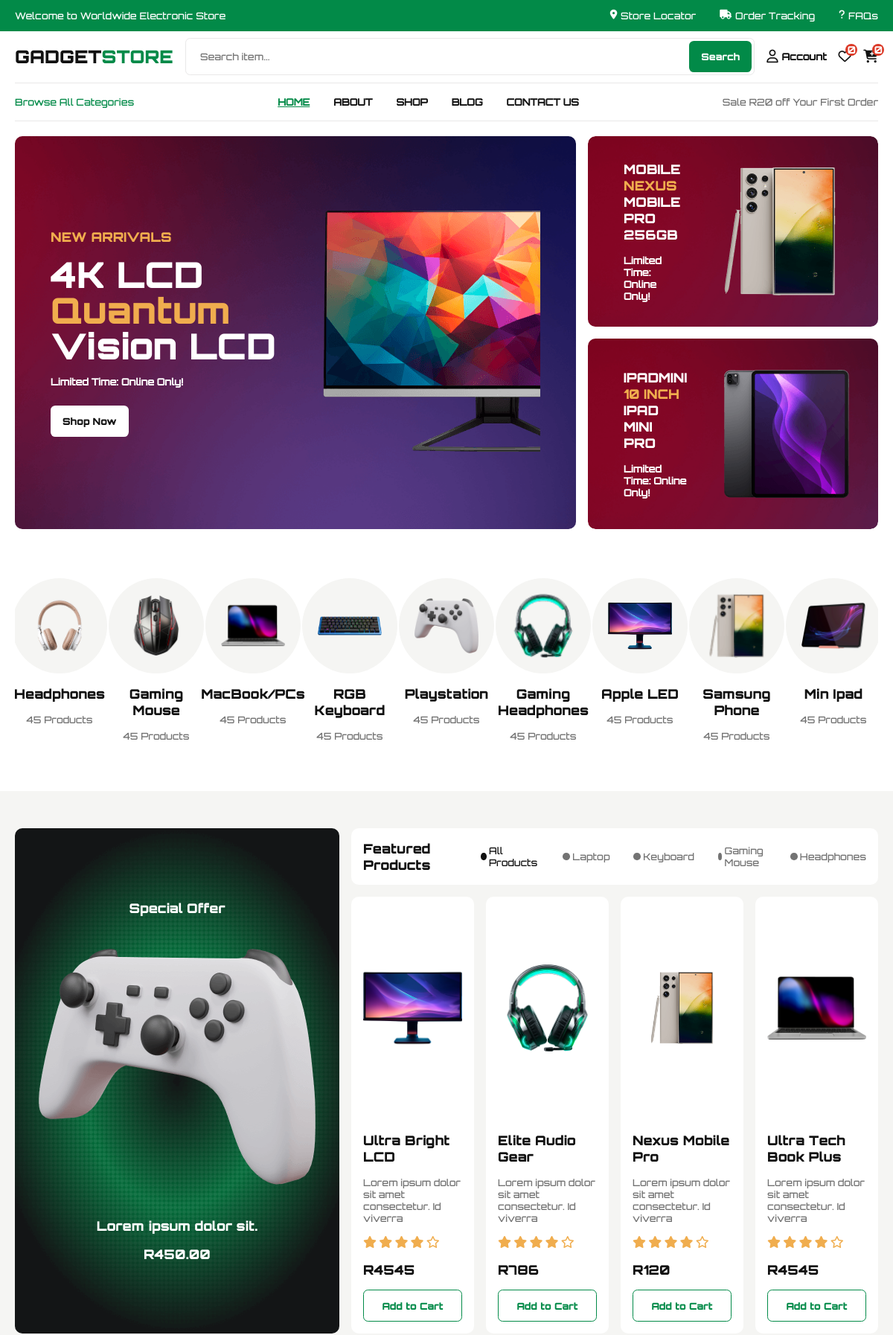
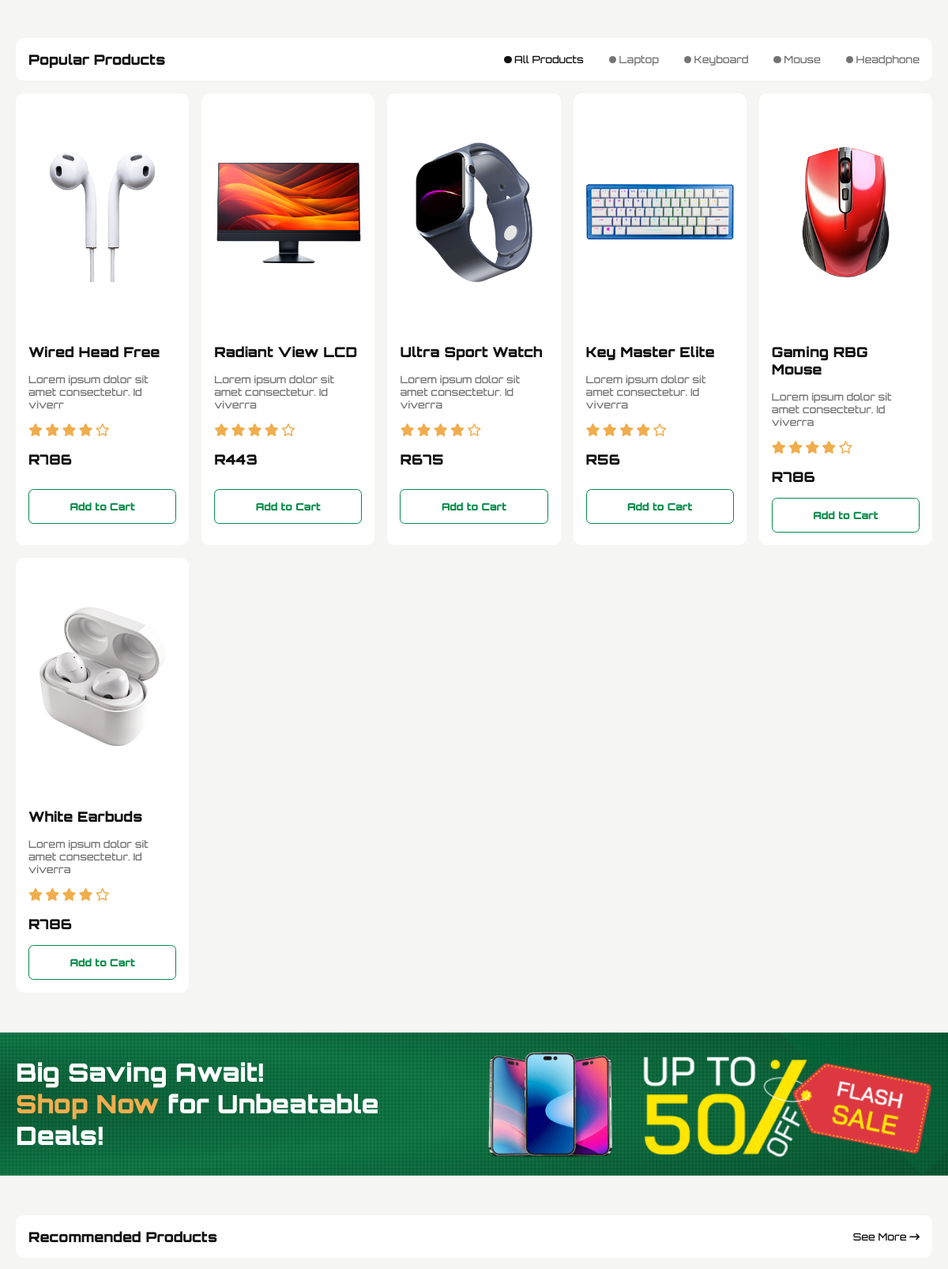
The page / (upper part) on the database its author committed (2 pictures, top to bottom).
### tables this page shows
CREATE TABLE `categories` (
  `id` int(10) NOT NULL,
  `category` varchar(30) NOT NULL,
  `photo` varchar(120) NOT NULL,
  `date` datetime(6) NOT NULL DEFAULT current_timestamp(6)
);

CREATE TABLE `products` (
  `id` int(10) NOT NULL,
  `title` varchar(120) NOT NULL,
  `category` varchar(50) NOT NULL,
  `price` varchar(50) NOT NULL,
  `qty` int(10) NOT NULL,
  `photo` varchar(120) NOT NULL,
  `description` varchar(255) NOT NULL,
  `date` datetime(6) NOT NULL DEFAULT current_timestamp(6)
);

### includes/functions.php (called while the page is built)
<?php
function getCartCount() {
    $cart = $_SESSION['cart'] ?? [];
    return array_sum($cart);
}
?>
<?php
function getWishlistCount() {
    $wishlist = $_SESSION['wishlist'] ?? [];
    return array_sum($wishlist);
}
?>

### sections/popular.php (the view, shortened to what this page needs)
<section class="popular section">
    <div class="container">
        <div class="title-filter">
            <h3>Popular Products</h3>
              <ul class="list">
                        <li class="active"><span></span>All Products</li>
                        <li><span></span>Laptop</li>
                        <li><span></span>Keyboard</li>
                        <li><span></span>Mouse</li>
                        <li><span></span>Headphone</li>
                    </ul>
        </div>
              <div class="wrapper">
                    <?php
                    include("./includes/db.php");
                    $sql = "SELECT * FROM products  ORDER BY id DESC LIMIT 6";
                    $results = mysqli_query($conn, $sql);
                    while($data = mysqli_fetch_array($results)){
                        ?>
                            <div class="container-box">
                               <div class="card">
                                 <div class="box-img">
                                    <img src="./<?php echo $data["photo"];?>" alt="" class="img-box">
                                </div>
                                <div class="text">
                                    <h3><?php echo $data["title"] ?></h3>
                                    <p><?php echo $data["description"] ?></p>
                                    <ul class="ratings">
                                        <li><i class="fa-solid fa-star"></i></li>
                                        <li><i class="fa-solid fa-star"></i></li>
                                        <li><i class="fa-solid fa-star"></i></li>
                                        <li><i class="fa-solid fa-star"></i></li>
                                        <li><i class="fa-regular fa-star"></i></li>
                                    </ul>
                                    <h3>R<?php echo $data["price"] ?></h3>
                                    <form action="addToCart.php" class="form" method="post">
                                        <div class="buttons">
                                            <input type="submit" value="Add to Cart" name="cart" class="btn">
                                        </div>
                                    </form>
                                </div>
                               </div>
                            </div>
                        <?php } ?>
                </div>
    </div>
</section>

### index.php (shortened to what this page needs)
<!DOCTYPE html>
<html lang="en">
<head>
     <link rel="stylesheet" href="./assets/swiper-bundle.min.css">
     <link rel="stylesheet" href="./assets/css/all.css">
      <link rel="stylesheet" href="./assets/css/all.min.css">
      <link rel="stylesheet" href="./assets/css/style.css">
</head>
<body>
   <?php include("./includes/templates/public/header.php")?>
   <?php include("./sections/hero.php") ?>
   <?php include("./sections/categories.php") ?>
   <?php include("./sections/featured.php") ?>
   <?php include("./sections/popular.php") ?>
   <?php include("./sections/cta.php") ?>
   <?php include("./sections/recommended.php") ?>
   <?php include("./includes/templates/public/footer.php") ?>
</body>
</html>

### includes/templates/public/header.php (shortened to what this page needs)
<?php
require 'includes/functions.php';
?>
<!DOCTYPE html>
<html lang="en">
<head>
</head>
<body>
    <header class="header frontend-header">
        <div class="top">
            <div class="container">
                <p>Welcome to Worldwide Electronic Store</p>
                <ul>
                    <li><i class="fa-solid fa-location-dot"></i>Store Locator</li>
                    <li><i class="fa-solid fa-truck"></i>Order Tracking</li>
                    <li><i class="fa-solid fa-question"></i>FAQs</li>
                </ul>
            </div>
        </div>
        <div class="middle">
            <div class="container">
                <div class="m-top">
                    <div class="logo">
                        <a href="index.php">
                            <h2>Gadget<span>Store</span></h2>
                        </a>
                    </div>
                    <div class="input-search">
                        <input type="text" class="search" placeholder="Search item...">
                        <div class="buttons">
                            <button class="btn">Search</button>
                        </div>
                    </div>
                    <div class="user">
                        <a href="account.php"><i class="fa-regular fa-user"></i>Account</a>
                        <div class="icon"><a href="wishlist.php"><i class="fa-regular fa-heart"></i><span><?= getWishlistCount(); ?></span></a></div>
                        <div class="icon"><a href="cart.php"><i class="fa-solid fa-cart-plus"></i><span><?= getCartCount(); ?></span></a></div>
                    </div>
                </div>
            </div>
        </div>
        <div class="bottom">
            <div class="container">
                <p class="category">Browse All Categories</p>
                <div class="navbar">
                    <?php $currentPage = basename($_SERVER['PHP_SELF']); ?>
                    <ul class="nav">
                        <li><a href="index.php" class="<?php echo ($currentPage === 'index.php') ? 'active' : ''; ?>">Home</a></li>
                        <li><a href="about.php" class="<?php echo ($currentPage === 'about.php') ? 'active' : ''; ?>">About</a></li>
                        <li><a href="shop.php" class="<?php echo ($currentPage === 'shop.php') ? 'active' : ''; ?>">Shop</a></li>
                        <li><a href="blog.php" class="<?php echo ($currentPage === 'blog.php') ? 'active' : ''; ?>">Blog</a></li>
                        <li><a href="contact.php" class="<?php echo ($currentPage === 'contact.php') ? 'active' : ''; ?>">Contact Us</a></li>
                    </ul>
                </div>
                <p class="sales">Sale R20 off Your First Order</p>
            </div>
        </div>
    </header>
</body>
</html>

### sections/hero.php (shortened to what this page needs)
<section class="hero" id="hero">
      <div class="container">
         <div class="content">
            <div class="box">
               <img src="./assets/img/banner-1.png" alt="" class="bg">
               <div class="text-box">
                  <div class="text">
                     <h3>NEW ARRIVALS</h3>
                     <h1>4K LCD <br> <span>Quantum</span> Vision LCD</h1>
                     <p>Limited Time: Online Only!</p>
                     <div class="buttons">
                        <button class="btn">Shop Now</button>
                     </div>
                  </div>
                  <div class="box-img"><img src="./assets/img/banner-sub-1.png" alt="" class="img-box"></div>
               </div>
            </div>
            <div class="box">
               <div class="cols">
                  <div class="col">
                     <div class="text-box">
                        <div class="text">
                           <h3>Mobile <br><span>Nexus</span> Mobile Pro 256GB</h3>
                           <p>Limited Time: Online Only!</p>
                        </div>
                        <img src="./assets/img/banner-sub-2.png" alt="" class="img-box">
                     </div>
                  </div>
                  <div class="col">
                       <div class="text-box">
                        <div class="text">
                           <h3>iPadMini <br> <span>10 Inch</span> iPad Mini Pro</h3>
                           <p>Limited Time: Online Only!</p>
                        </div>
                        <img src="./assets/img/banner-sub-3.png" alt="" class="img-box">
                     </div>
                  </div>
               </div>
            </div>
         </div>
      </div>
   </section>

### sections/categories.php
<section class="section categories">
    <div class="container swiper category">
        <div class="content swiper-wrapper">
              <?php
                    include("./includes/db.php");
                    $sql = "SELECT * FROM categories";
                    $results = mysqli_query($conn, $sql);
                    while($data = mysqli_fetch_array($results)){
                        ?>
                        <div class="box swiper-slide">
                            <div class="box-img"><img src="./<?php echo $data['photo']; ?>" alt="" class="img-box"></div>
                                <h3><?php echo $data["category"]?></h3>
                                <p>45 Products</p>
                        </div>
                <?php } ?>
        </div>
    </div>
</section>

### sections/featured.php (shortened to what this page needs)
<section class="section featured">
    <div class="container">
        <div class="content">
            <div class="box">
                <div class="special-box">
                    <h3>Special Offer</h3>
                    <img src="./assets/img/special.png" alt="" class="img-box">
                    <h3>Lorem ipsum dolor sit.</h3>
                    <h3>R450.00</h3>
                </div>
            </div>
            <div class="box">
                <div class="title-filter">
                    <h3>Featured Products</h3>
                 <ul class="list list-filter">
                        <li class="active" data-filter="all"><span></span>All Products</li>
                        <li data-filter="laptop"><span></span>Laptop</li>
                        <li data-filter="keyboard"><span></span>Keyboard</li>
                        <li data-filter="gaming mouse"><span></span>Gaming Mouse</li>
                        <li data-filter="headphones"><span></span>Headphones</li>
                    </ul>
                </div>
                <div class="wrapper">
                    <?php
                    include("./includes/db.php");
                    $sql = "SELECT * FROM products ORDER BY id ASC LIMIT 4";
                    $results = mysqli_query($conn, $sql);
                    while($data = mysqli_fetch_array($results)){
                        ?>
                            <div class="container-box items-container" data-category="<?php echo strtolower($data['category']); ?>">
                               <div class="card">
                                 <div class="box-img">
                                    <img src="./<?php echo $data["photo"];?>" alt="" class="img-box">
                                </div>
                                <div class="text">
                                    <h3><?php echo $data["title"] ?></h3>
                                    <p><?php echo $data["description"] ?></p>
                                    <ul class="ratings">
                                        <li><i class="fa-solid fa-star"></i></li>
                                        <li><i class="fa-solid fa-star"></i></li>
                                        <li><i class="fa-solid fa-star"></i></li>
                                        <li><i class="fa-solid fa-star"></i></li>
                                        <li><i class="fa-regular fa-star"></i></li>
                                    </ul>
                                    <h3>R<?php echo $data["price"] ?></h3>
                                    <form action="addToCart.php" class="form" method="post">
                                        <div class="buttons">
                                            <input type="submit" value="Add to Cart" name="cart" class="btn">
                                        </div>
                                    </form>
                                </div>
                               </div>
                            </div>
                        <?php } ?>
                </div>
            </div>
        </div>
    </div>
</section>

### sections/cta.php
<section class="section cta">
    <div class="container">
        <div class="content">
            <div class="box">
                <div class="text-box">
                    <h3>Big Saving Await! <br><span>Shop Now</span> for Unbeatable Deals!</h3>
                </div>
            </div>
            <div class="box">
                <div class="box-img"><img src="./assets/img/banner-image-1.png" alt="" class="img-box"></div>
            </div>
            <div class="box">
                <div class="box-img"><img src="./assets/img/banner-image-2.png" alt="" class="img-box"></div>
            </div>
        </div>
    </div>
</section>

### sections/recommended.php (shortened to what this page needs)
<section class="recommended section">
    <div class="container">
        <div class="title-filter">
            <h3>Recommended Products</h3>
             <a href="" class="more-items">See More <i class="fa-solid fa-arrow-right-long"></i></a>
        </div>
    </div>
</section>

### includes/templates/public/footer.php (shortened to what this page needs)
<div class="product-details section" id="product-details">
</div>

### rows shown on the page
categories: photo (picture), category "Headphones"
categories: photo (picture), category "Gaming Mouse"
categories: photo (picture), category "MacBook/PCs"
categories: photo (picture), category "RGB Keyboard"
categories: photo (picture), category "Playstation"
categories: photo (picture), category "Gaming Headphones"
categories: photo (picture), category "Apple LED"
categories: photo (picture), category "Samsung Phone"
categories: photo (picture), category "Min Ipad"
products: photo (picture), title "Ultra Bright LCD", description "Lorem ipsum dolor sit amet consectetur. Id viverra", price "4545"
products: photo (picture), title "Elite Audio Gear", description "Lorem ipsum dolor sit amet consectetur. Id viverra", price "786"
products: photo (picture), title "Nexus Mobile Pro", description "Lorem ipsum dolor sit amet consectetur. Id viverra", price "120"
products: photo (picture), title "Ultra Tech Book Plus", description "Lorem ipsum dolor sit amet consectetur. Id viverra", price "4545"
products: photo (picture), title "Wired Head Free", description "Lorem ipsum dolor sit amet consectetur. Id viverr", price "786"
products: photo (picture), title "Radiant View LCD", description "Lorem ipsum dolor sit amet consectetur. Id viverra", price "443"
products: photo (picture), title "Ultra Sport Watch", description "Lorem ipsum dolor sit amet consectetur. Id viverra", price "675"
products: photo (picture), title "Key Master Elite", description "Lorem ipsum dolor sit amet consectetur. Id viverra", price "56"
products: photo (picture), title "Gaming RBG Mouse", description "Lorem ipsum dolor sit amet consectetur. Id viverra", price "786"
products: photo (picture), title "White Earbuds", description "Lorem ipsum dolor sit amet consectetur. Id viverra", price "786"

### other values the page prints
getWishlistCount() "0"
getCartCount() "0"
